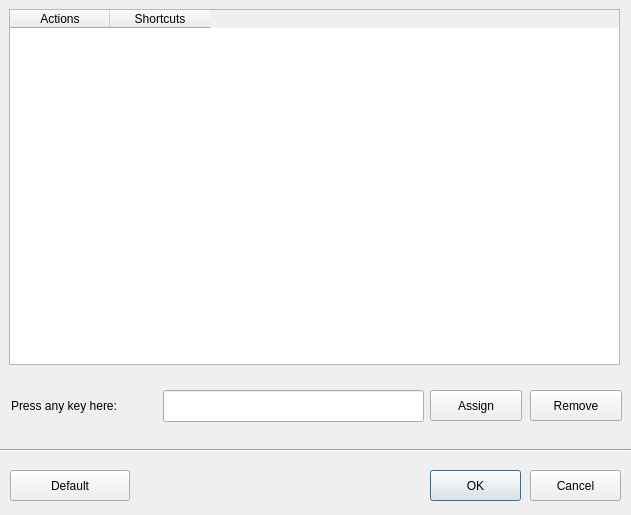
<ui version="4.0" >
 <class>ShortcutsDialog</class>
 <widget class="QDialog" name="ShortcutsDialog" >
  <property name="geometry" >
   <rect>
    <x>0</x>
    <y>0</y>
    <width>631</width>
    <height>515</height>
   </rect>
  </property>
  <property name="sizePolicy" >
   <sizepolicy vsizetype="Fixed" hsizetype="Fixed" >
    <horstretch>0</horstretch>
    <verstretch>0</verstretch>
   </sizepolicy>
  </property>
  <property name="minimumSize" >
   <size>
    <width>631</width>
    <height>515</height>
   </size>
  </property>
  <property name="maximumSize" >
   <size>
    <width>631</width>
    <height>515</height>
   </size>
  </property>
  <property name="focusPolicy" >
   <enum>Qt::ClickFocus</enum>
  </property>
  <property name="contextMenuPolicy" >
   <enum>Qt::NoContextMenu</enum>
  </property>
  <property name="windowTitle" >
   <string>Shortcuts Dialog</string>
  </property>
  <widget class="Line" name="line" >
   <property name="geometry" >
    <rect>
     <x>0</x>
     <y>440</y>
     <width>631</width>
     <height>20</height>
    </rect>
   </property>
   <property name="orientation" >
    <enum>Qt::Horizontal</enum>
   </property>
  </widget>
  <widget class="QTableWidget" name="tableWidget" >
   <property name="geometry" >
    <rect>
     <x>9</x>
     <y>9</y>
     <width>611</width>
     <height>356</height>
    </rect>
   </property>
   <property name="editTriggers" >
    <set>QAbstractItemView::NoEditTriggers</set>
   </property>
   <property name="selectionBehavior" >
    <enum>QAbstractItemView::SelectRows</enum>
   </property>
   <property name="columnCount" >
    <number>2</number>
   </property>
   <column>
    <property name="text" >
     <string>Actions</string>
    </property>
   </column>
   <column>
    <property name="text" >
     <string>Shortcuts</string>
    </property>
   </column>
  </widget>
  <widget class="QPushButton" name="buttonCancel" >
   <property name="geometry" >
    <rect>
     <x>530</x>
     <y>470</y>
     <width>91</width>
     <height>31</height>
    </rect>
   </property>
   <property name="text" >
    <string>Cancel</string>
   </property>
  </widget>
  <widget class="QPushButton" name="buttonDefault" >
   <property name="geometry" >
    <rect>
     <x>10</x>
     <y>470</y>
     <width>120</width>
     <height>31</height>
    </rect>
   </property>
   <property name="text" >
    <string>Default</string>
   </property>
  </widget>
  <widget class="QPushButton" name="buttonDone" >
   <property name="geometry" >
    <rect>
     <x>430</x>
     <y>470</y>
     <width>91</width>
     <height>31</height>
    </rect>
   </property>
   <property name="text" >
    <string>OK</string>
   </property>
   <property name="default" >
    <bool>true</bool>
   </property>
  </widget>
  <widget class="QLabel" name="label" >
   <property name="geometry" >
    <rect>
     <x>11</x>
     <y>390</y>
     <width>148</width>
     <height>31</height>
    </rect>
   </property>
   <property name="text" >
    <string>Press any key here:</string>
   </property>
   <property name="alignment" >
    <set>Qt::AlignLeading|Qt::AlignLeft|Qt::AlignVCenter</set>
   </property>
   <property name="buddy" >
    <cstring>editShortcut</cstring>
   </property>
  </widget>
  <widget class="QLineEdit" name="editShortcut" >
   <property name="geometry" >
    <rect>
     <x>163</x>
     <y>390</y>
     <width>261</width>
     <height>32</height>
    </rect>
   </property>
  </widget>
  <widget class="QPushButton" name="buttonAssign" >
   <property name="geometry" >
    <rect>
     <x>430</x>
     <y>390</y>
     <width>92</width>
     <height>31</height>
    </rect>
   </property>
   <property name="text" >
    <string>Assign</string>
   </property>
  </widget>
  <widget class="QPushButton" name="buttonRemove" >
   <property name="geometry" >
    <rect>
     <x>530</x>
     <y>390</y>
     <width>92</width>
     <height>31</height>
    </rect>
   </property>
   <property name="text" >
    <string>Remove</string>
   </property>
  </widget>
 </widget>
 <tabstops>
  <tabstop>editShortcut</tabstop>
  <tabstop>buttonAssign</tabstop>
  <tabstop>buttonRemove</tabstop>
  <tabstop>buttonDone</tabstop>
  <tabstop>buttonCancel</tabstop>
  <tabstop>buttonDefault</tabstop>
  <tabstop>tableWidget</tabstop>
 </tabstops>
 <resources/>
 <connections>
  <connection>
   <sender>buttonDone</sender>
   <signal>clicked()</signal>
   <receiver>ShortcutsDialog</receiver>
   <slot>accept()</slot>
   <hints>
    <hint type="sourcelabel" >
     <x>520</x>
     <y>500</y>
    </hint>
    <hint type="destinationlabel" >
     <x>179</x>
     <y>282</y>
    </hint>
   </hints>
  </connection>
  <connection>
   <sender>buttonCancel</sender>
   <signal>clicked()</signal>
   <receiver>ShortcutsDialog</receiver>
   <slot>reject()</slot>
   <hints>
    <hint type="sourcelabel" >
     <x>585</x>
     <y>473</y>
    </hint>
    <hint type="destinationlabel" >
     <x>88</x>
     <y>423</y>
    </hint>
   </hints>
  </connection>
 </connections>
</ui>
